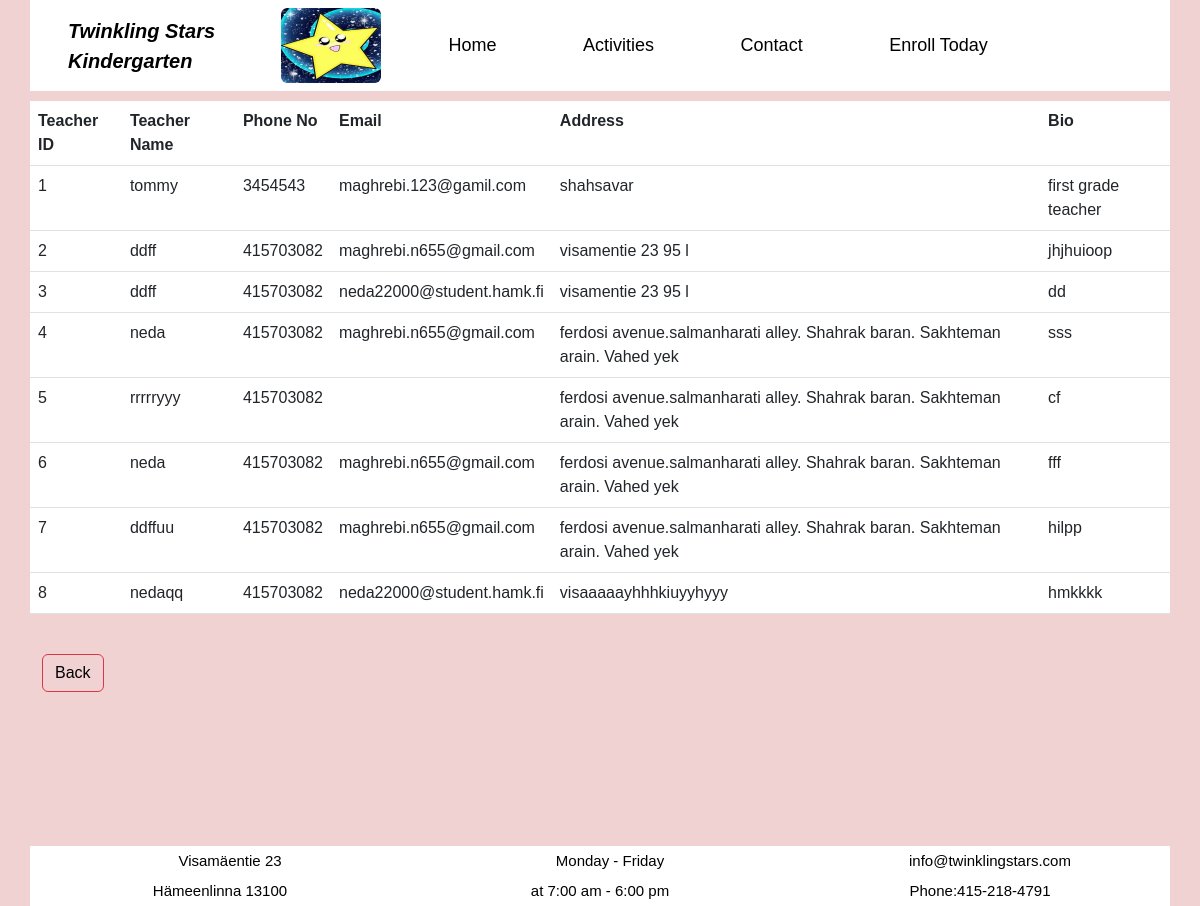
The page /viewteachersinfo.php on the database its author committed.
### tables this page shows
CREATE TABLE `teachersinfo` (
  `teid` int NOT NULL,
  `tname` text NOT NULL,
  `phone` int NOT NULL,
  `email` text NOT NULL,
  `address` text NOT NULL,
  `bio` text NOT NULL
);

### viewteachersinfo.php (the view, shortened to what this page needs)
<?php
include "headerr.php";
?>
<?php
include 'db.php';
$sql = "select * from teachersinfo ";
$result = $conn->query($sql);
if($result->num_rows > 0){
    echo "
    <table class='table'>
    <tr><th>Teacher ID</th><th>Teacher Name</th><th>Phone No</th><th>Email</th><th>Address</th><th>Bio</th></tr>";
    while($row=$result->fetch_assoc()){
    echo"
    <tr>
    <td>$row[teid]</td>
    <td>$row[tname]</td>
    <td>$row[phone]</td>
    <td>$row[email]</td>
    <td>$row[address]</td>
    <td>$row[bio]</td>
    </tr>
     ";
    }
    echo"</table>";
}
else{
    echo"No Result";
}
?>
<div class="col-md-6">
<br>
<a class="btn btn-danger" href="createteacersinfo.php" role="button">Back</a>
</div>
<br> <br> <br> <br> <br> <br> <br> <br> <br>
<?php
include "footer1.php";
?>

### headerr.php (style rules this page uses)
body { background-color: #F0D2D2; font-family: Verdana, Geneva, Tahoma, sans-serif; color:black: width: 1080px; margin:auto; display: flex; justify-content: space-between; }
a:link { color: black; background-color: transparent; text-decoration: none; }

### rows shown on the page
teachersinfo: teid "1", tname "tommy", phone "3454543", email "maghrebi.123@gamil.com", address "shahsavar", bio "first grade teacher"
teachersinfo: teid "2", tname "ddff", phone "415703082", email "maghrebi.n655@gmail.com", address "visamentie 23 95 l", bio "jhjhuioop"
teachersinfo: teid "3", tname "ddff", phone "415703082", email "neda22000@student.hamk.fi", address "visamentie 23 95 l", bio "dd"
teachersinfo: teid "4", tname "neda", phone "415703082", email "maghrebi.n655@gmail.com", address "ferdosi avenue.salmanharati alley. Shahrak baran. Sakhteman arain. Vahed yek", bio "sss"
teachersinfo: teid "5", tname "rrrrryyy", phone "415703082", address "ferdosi avenue.salmanharati alley. Shahrak baran. Sakhteman arain. Vahed yek", bio "cf"
teachersinfo: teid "6", tname "neda", phone "415703082", email "maghrebi.n655@gmail.com", address "ferdosi avenue.salmanharati alley. Shahrak baran. Sakhteman arain. Vahed yek", bio "fff"
teachersinfo: teid "7", tname "ddffuu", phone "415703082", email "maghrebi.n655@gmail.com", address "ferdosi avenue.salmanharati alley. Shahrak baran. Sakhteman arain. Vahed yek", bio "hilpp"
teachersinfo: teid "8", tname "nedaqq", phone "415703082", email "neda22000@student.hamk.fi", address "visaaaaayhhhkiuyyhyyy", bio "hmkkkk"
